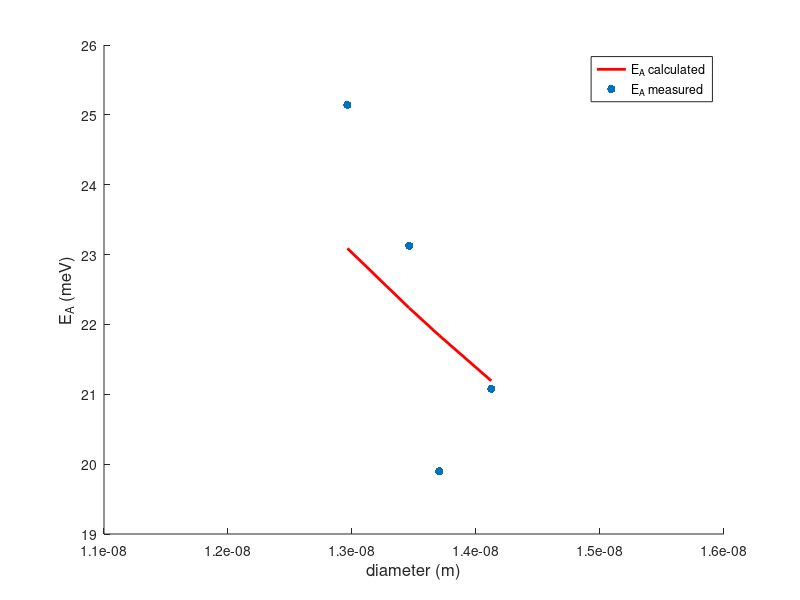
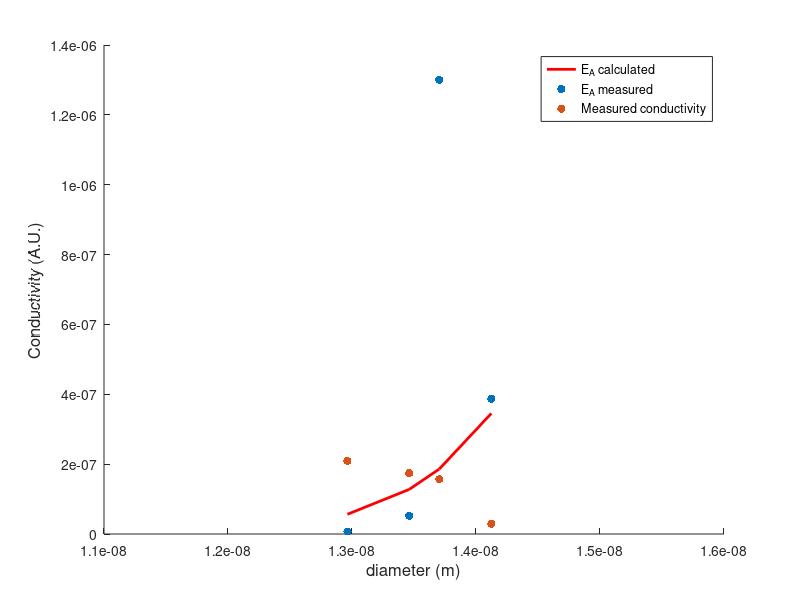

Recreate these plots in MATLAB, in order.
% array tranpsort 2, C6 Case only
clear all
Dcc=1E-9*[14.12334; 13.70358; 13.46092; 12.96301];
NumP=zeros(4,1);
NumP(1:4)=(0.9*4*30E-6*10E-6)/pi;
NumP=NumP./(Dcc.^2);

eps0=8.8542E-12;%vacuum permittivity F/m or C^2*N^-1*m^-2
epsr= 4.8; %relative deilectric permittivity
q=1.602E-19; %Coulombs elect charge
C0=4*pi*eps0*epsr*Dcc./2;
EC0=q^2./(2*C0);

kT=4.11E-21; % Joules at RT
%j2ev=6.2415E18;
CalcEa=EC0*25.6/kT; %in meV now
MeasEa=[21.07706; 19.89635; 23.12674; 25.14198];

sigmaCalc=zeros(size(CalcEa));
sigmaMeas=zeros(size(CalcEa));
%mfp=13E-9; %mean free path meters. Now Dcc
mass=9.109E-31; %kg
mu=q*Dcc*sqrt(3*kT/mass)/(2*kT); %mobility
R0=0.01;

for i=1:length(CalcEa)
sigmaCalc(i)=R0*NumP(i)*exp(-CalcEa(i))*mu(i);
sigmaMeas(i)=R0*NumP(i)*exp(-MeasEa(i))*mu(i);
end

measuredConductivity=[2.94603E-8; ; 1.56939E-7; 1.74217E-7; 2.09311E-7];

%%
figure
hold on 
h1=plot(Dcc, CalcEa);
h2=scatter(Dcc, MeasEa, 'filled');
xlabel('diameter (m)', 'FontSize', 12);
ylabel('E_A (meV)',  'FontSize', 12);
set(h1,'Color', 'r', 'LineWidth', 2);
set(h2, 'LineWidth', 2);
legend('E_A calculated', 'E_A measured');

%%
figure
hold on
h3=plot(Dcc, sigmaCalc);
h4=scatter(Dcc, sigmaMeas, 'filled');
h5=scatter(Dcc, measuredConductivity, 'filled');
xlabel('diameter (m)', 'FontSize', 12);
ylabel('Conductivity (A.U.)',  'FontSize', 12);
set(h3,'Color', 'r', 'LineWidth', 2);
set(h4,'LineWidth', 2);
set(h5,'LineWidth', 2);
legend('E_A calculated', 'E_A measured', 'Measured conductivity');

